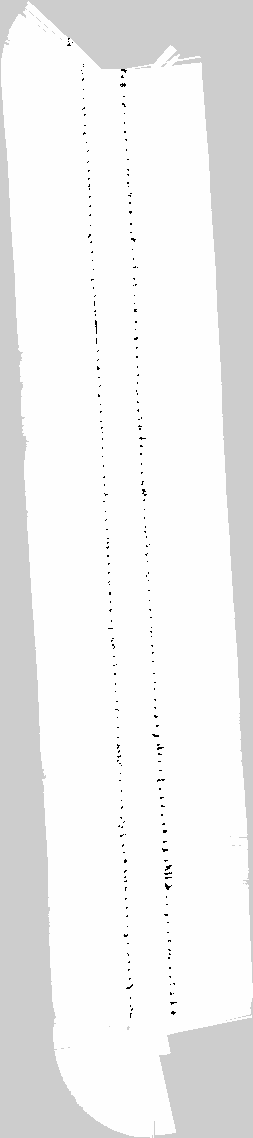
#> input picture icerobot/icerobot_navigation/maps/mymap.pgm, 253 x 1138 px, found by its file name
$ python lines.py
#> lines starting #> are read from the running program, lines starting #| are printed output that depends on the picture; after the words box and inside, x2 and y2 are one past the last pixel; in counts of white or black regions, pixels touching at a corner belong together
#%%
import cv2
import numpy as np

# Read input
img = cv2.imread('/home/surface/agx/src/icerobot/icerobot_navigation/maps/mymap.pgm', cv2.IMREAD_GRAYSCALE)
#> img is the input picture: shape (1138, 253); min 0, max 254, mean 239.4

# Initialize output
out = cv2.cvtColor(img, cv2.COLOR_GRAY2BGR)
img = cv2.Canny(img, 1000, 1000, None, 3)
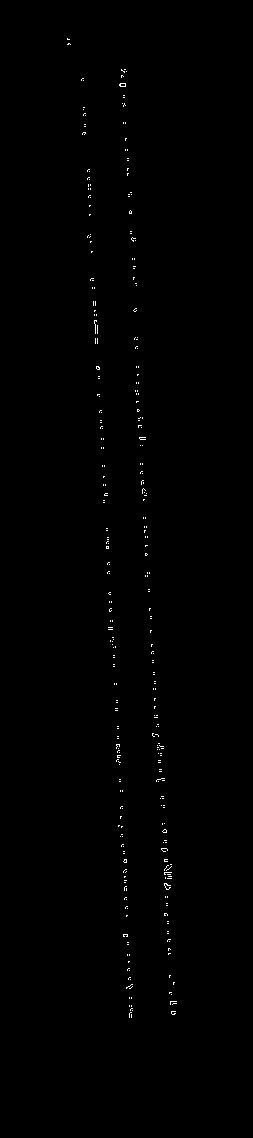
#> img: shape (1138, 253); 0.37% white in thin lines or dots, all inside (x1, y1, x2, y2) = (67, 38, 177, 1018)

# Detect and draw lines
lines = cv2.HoughLinesP(img, 40, np.pi/180, 100, minLineLength=910, maxLineGap=240)
#> lines = [[83, 78, 132, 1010], [122, 70, 172, 1014]]

for line in lines:
    for x1, y1, x2, y2 in line:
        cv2.line(out, (x1, y1), (x2, y2), (0, 0, 255), 1)
#> this loop made 2 passes
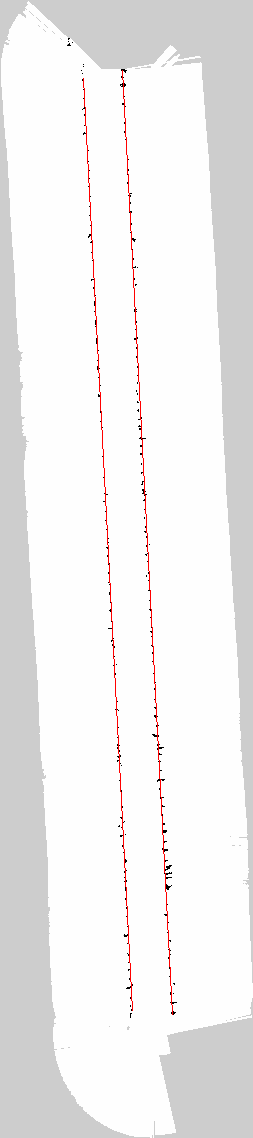
#> out: shape (1138, 253, 3); 0.65% of pixels changed, all inside (x1, y1, x2, y2) = (83, 70, 173, 1015)
#%%
cv2.imshow('out', out)
cv2.waitKey(0)
cv2.destroyAllWindows()
